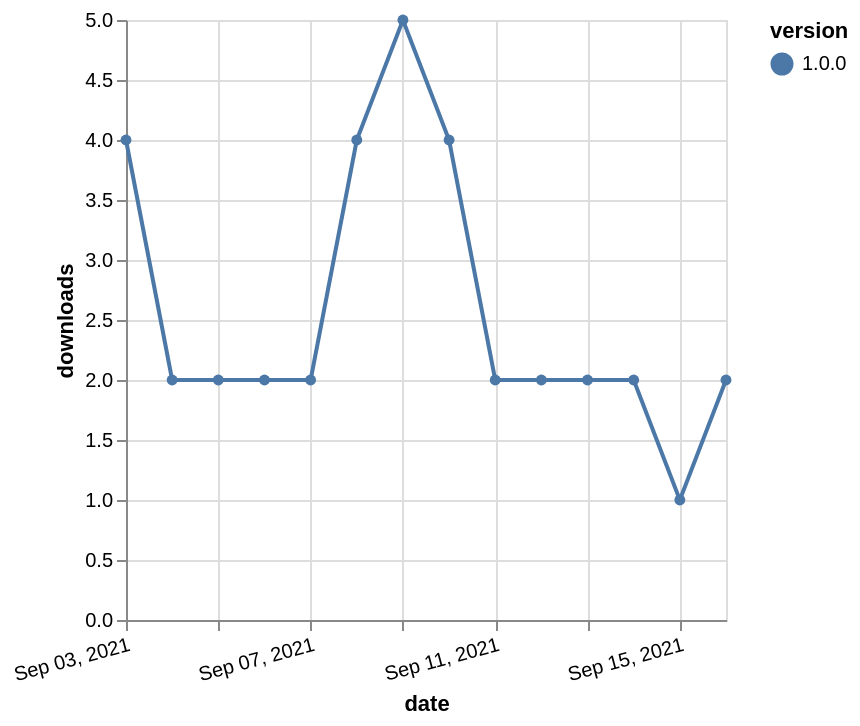

The specification (Vega-Lite) saved for this image:
### Vega-Lite specification from a JSON file in a GitHub repository (floating-point values rounded to 4 significant figures)
{"$schema": "https://vega.github.io/schema/vega-lite/v5.json", "description": "A simple bar chart with embedded data.", "data": {"values": [{"date": "2021-09-03", "total": 244, "delta": 4, "version": "1.0.0"}, {"date": "2021-09-04", "total": 246, "delta": 2, "version": "1.0.0"}, {"date": "2021-09-05", "total": 248, "delta": 2, "version": "1.0.0"}, {"date": "2021-09-06", "total": 250, "delta": 2, "version": "1.0.0"}, {"date": "2021-09-07", "total": 252, "delta": 2, "version": "1.0.0"}, {"date": "2021-09-08", "total": 256, "delta": 4, "version": "1.0.0"}, {"date": "2021-09-09", "total": 261, "delta": 5, "version": "1.0.0"}, {"date": "2021-09-10", "total": 265, "delta": 4, "version": "1.0.0"}, {"date": "2021-09-11", "total": 267, "delta": 2, "version": "1.0.0"}, {"date": "2021-09-12", "total": 269, "delta": 2, "version": "1.0.0"}, {"date": "2021-09-13", "total": 271, "delta": 2, "version": "1.0.0"}, {"date": "2021-09-14", "total": 273, "delta": 2, "version": "1.0.0"}, {"date": "2021-09-15", "total": 274, "delta": 1, "version": "1.0.0"}, {"date": "2021-09-16", "total": 276, "delta": 2, "version": "1.0.0"}]}, "width": "container", "mark": {"type": "line", "point": {"filled": true}}, "encoding": {"x": {"field": "date", "type": "temporal", "timeUnit": "yearmonthdate", "title": "date", "axis": {"labelAngle": -15}}, "y": {"field": "delta", "type": "quantitative", "title": "downloads"}, "color": {"field": "version", "type": "nominal"}, "tooltip": {"field": "delta"}}}
